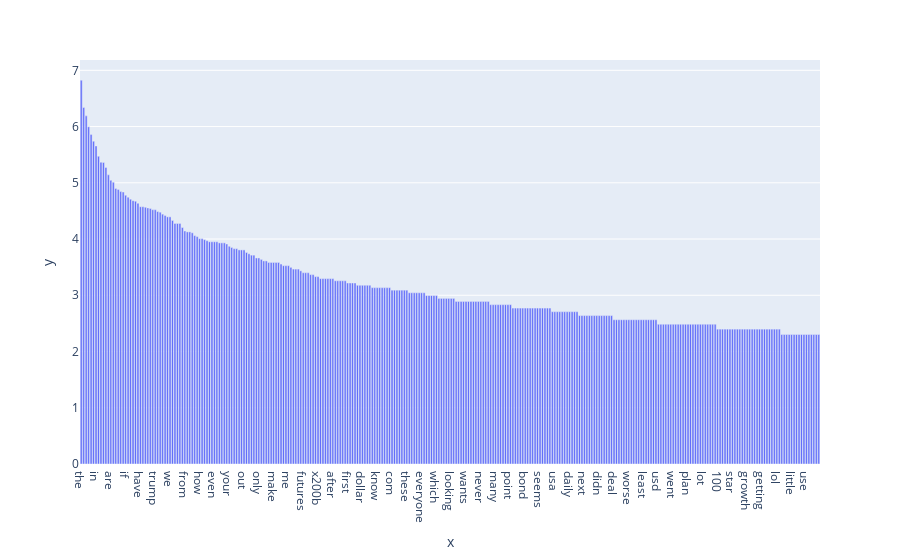

Notebook code cell kept with this figure:
### Markdown cell above
Change the frequency variable into log-scale

### Code cell
import math
term_index=np.argsort(term_frequencies)[::-1][:300]

plot_x=count_vect.get_feature_names_out()[term_index]
plot_y=term_frequencies[term_index]
y_values=[math.log(i) for i in plot_y]



fig=pe.bar(x=plot_x,
             y=y_values)
fig.show()

### Figure 1 — Plotly figure (JSON) as saved in the notebook; plotly's stock layout.template omitted (floating-point values rounded to 4 significant figures; data arrays with more than 128 entries replaced by an {"elided": "..."} marker saying what was removed)
{"data": [{"hovertemplate": "x=%{x}<br>y=%{y}<extra></extra>", "legendgroup": "", "marker": {"color": "#636efa", "pattern": {"shape": ""}}, "name": "", "orientation": "v", "showlegend": false, "textposition": "auto", "type": "bar", "x": {"elided": "300 str values"}, "xaxis": "x", "y": {"elided": "300 float values"}, "yaxis": "y"}], "layout": {"barmode": "relative", "legend": {"tracegroupgap": 0}, "margin": {"t": 60}, "xaxis": {"anchor": "y", "domain": [0, 1], "title": {"text": "x"}}, "yaxis": {"anchor": "x", "domain": [0, 1], "title": {"text": "y"}}}}
